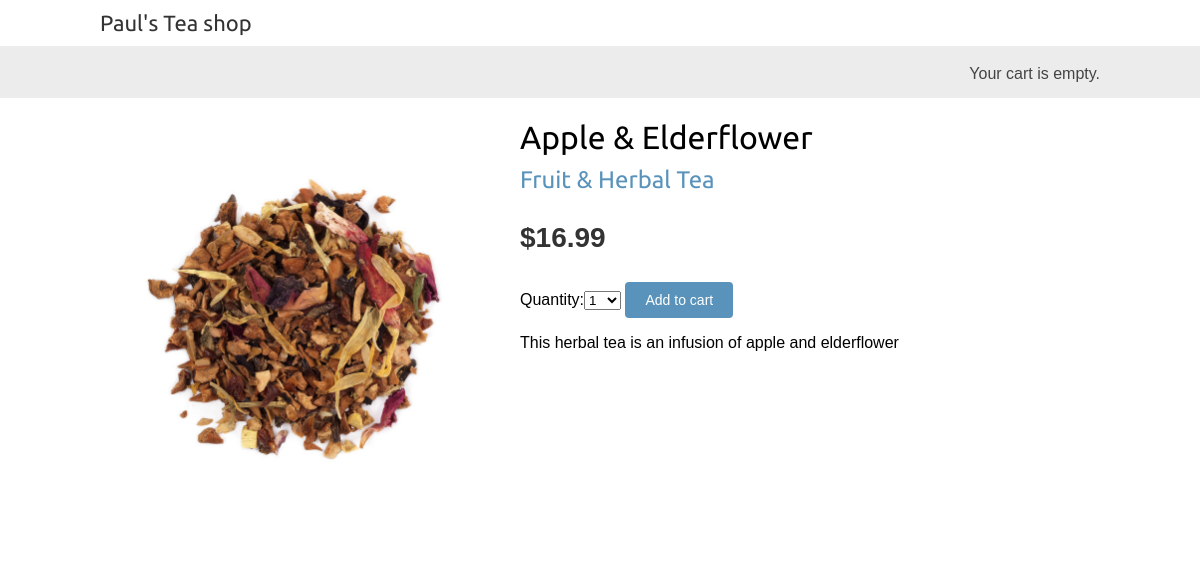
Screenshot of /84/apple-elderflower/ with the database file from the repository.
### shop/models.py (models this page shows, shortened)
class Product(models.Model):
    category = models.ForeignKey(Category,
                                 related_name='products',
                                 on_delete=models.CASCADE)      # Foriegn key to Category model, one category, many products
    name = models.CharField(max_length=200, db_index=True)      # The product name
    slug = models.SlugField(max_length=200, db_index=True)      # The slug for URL use
    image = models.ImageField(upload_to='products/%Y/%m/%d',
                              blank=True)                       # The product image storage
    description = models.TextField(blank=True)                  # The description of the product
    price = models.DecimalField(max_digits=10, decimal_places=2)# The price of the product is stored in a decimal field with two decimal places
    available = models.BooleanField(default=True)               # This boolean field enabled a product to be enabled or disabled in accordance with use
    created = models.DateTimeField(auto_now_add=True)           # Records when the product was created
    updated = models.DateTimeField(auto_now=True)               # Records when the product details were changed
    class Meta:
        ordering = ('name',)
        index_together = (('id', 'slug'),)

class Category(models.Model):
    name = models.CharField(max_length=200,
                            db_index=True)
    slug = models.SlugField(max_length=200,
                            unique=True)
    class Meta:
        ordering = ('name',)
        verbose_name = 'category'
        verbose_name_plural = 'categories'
    def __str__(self):
        return self.name
    def get_absolute_url(self):
        return reverse('shop:product_list_by_category',
                       args=[self.slug]) # This collects a url for category

### shop/views.py (the view)
# urls.py: path('<int:id>/<slug:slug>/', views.product_detail, name='product_detail'), # a primary key and slug lists a single product for detail purposes
def product_detail(request, id, slug):
    product = get_object_or_404(Product,
                                id=id,
                                slug=slug,
                                available=True) # This will get a single product, using both ID and Slug. It will work with primary key alone,
    cart_product_form = CartAddProductForm()
    r = Recommender()
    recommended_products = r.suggest_products_for([product], 4)
    return render(request,
                  'shop/product/detail.html',
                  {'product': product,
                   'cart_product_form': cart_product_form,
                   'recommended_products': recommended_products})

### cart/forms.py
class CartAddProductForm(forms.Form):
    quantity = forms.TypedChoiceField(
                                choices=PRODUCT_QUANTITY_CHOICES,
                                coerce=int)
    override = forms.BooleanField(required=False,
                                  initial=False,
                                  widget=forms.HiddenInput)

### cart/cart.py (called while the page is built)
    def __len__(self):
        return sum(item['quantity'] for item in self.cart.values())

### cart/context_processors.py (called while the page is built)
def cart(request):
    return {'cart': Cart(request)}

### shop/recommender.py (called while the page is built, shortened)
    def get_product_key(self, id):
        return f'product:{id}:purchased_with'

    def suggest_products_for(self, products, max_results=6):
        product_ids = [p.id for p in products]
        if len(products) == 1:
            suggestions = r.zrange(
                             self.get_product_key(product_ids[0]),
                             0, -1, desc=True)[:max_results]
        suggested_products_ids = [int(id) for id in suggestions]
        suggested_products = list(Product.objects.filter(id__in=suggested_products_ids))
        suggested_products.sort(key=lambda x: suggested_products_ids.index(x.id))
        return suggested_products

### shop/templates/shop/product/detail.html (shortened to what this page needs)
{% extends "shop/base.html" %}
{% load static %}
{% block content %}
  <div class="product-detail">
    <img src="{% if product.image %}{{ product.image.url }}{% else %}
    {% static "img/no_image.png" %}{% endif %}">
    <h1>{{ product.name }}</h1>
    <h2>
      <a href="{{ product.category.get_absolute_url }}">
        {{ product.category }}
      </a>
    </h2>
    <p class="price">${{ product.price }}</p>
    <form action="{% url "cart:cart_add" product.id %}" method="post">
      {{ cart_product_form }}
      <input type="submit" value="Add to cart">
    </form>
    {{ product.description|linebreaks }}
  </div>
{% endblock %}

### shop/static/css/base.css (style rules this page uses)
body { margin:0; padding:0; font-family:helvetica, sans-serif; }
h1, h2, h3, h4, h5 , h6 { font-family: 'Ubuntu', sans-serif; font-weight:normal; }
a { text-decoration:none; color:#5993bb; }
a.button, input[type="submit"] { color:#fff; background:#5993bb; border-radius:4px; padding:10px 20px; font-size:14px; border:0; }
.product-detail { text-align:justify; }
.product-detail .price { color:#333; font-size:28px; font-weight:bold; }
.product-detail img { width:40%; float:left; padding:0 20px 20px 0; }
.product-detail h1 { margin-bottom:0; }
.product-detail h2 { margin-top:10px; }

### rows the page displays
Product: image (picture), name "Apple & Elderflower", category "Fruit & Herbal Tea", price "16.99", description "This herbal tea is an infusion of apple and elderflower"
